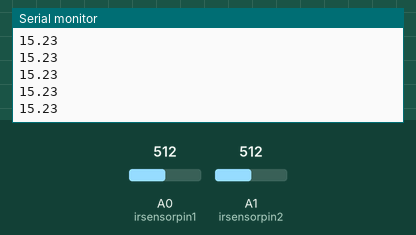
This sketch was run on a simulated Arduino Uno, built with avr-gcc and run on an emulated ATmega328P. On the bench: the last lines printed to the serial monitor. Inputs (shaded band) come from the test bench; at power-on: A0 (irsensorpin1) = 512, A1 (irsensorpin2) = 512.

Above: at 1.2 s.
1.3 s: A0 (irsensorpin1) set to 0
At 1.69 s:
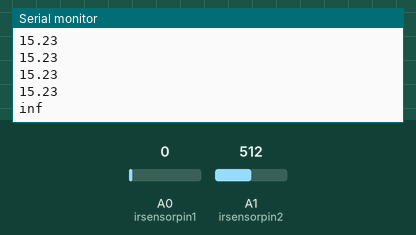
3.5 s: A0 (irsensorpin1) set to 122
At 3.69 s:
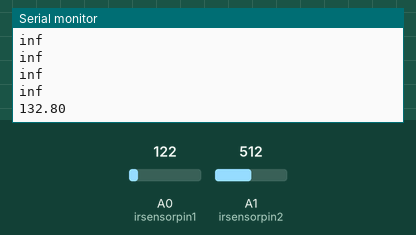

Measured:
- after the input at 1.3 s, the serial monitor: prints a new line after 0.21 s (image 1)
- after the input at 3.5 s, the serial monitor: prints a new line at once (image 2)

The sketch:

distanceSensor.ino
```cpp
/*=========================================================
Infra-Red distance measures: Send distance value in centimeters to serial
Written By Tiago A. on 21 Mar 2015
===========================================================
How to connect the sensor to the Arduino:
  sensor - arduino
     VCC - 5V
     Gnd - GND
     OUT - A0
     EN  - Do not connect

Briefing:
This program has the sole purpose of measuring distances with the Infra-Red sensor.
It uses a previous calculated regression to convert analogRead values into distance values.

How to use:
After uploading this program, the Arduino will start to send the distance of the sensor to the object through the serial port.
Don't forget to open the Serial Monitor in the Tools tab for debugging purposes. (Ctrl + Shift + M)
*/
const int irsensorpin1 = A0;
const int irsensorpin2 = A1;

void setup() {
  // put your setup code here, to run once:
  Serial.begin(9600);
}

void loop(){


  // Reads the InfraRed sensor analog values and convert into distance.
  int sensorValue1 = analogRead(irsensorpin1);
  double IRdistance1 = 187754 * pow(sensorValue1, -1.51);

  int sensorValue2 = analogRead(irsensorpin2);
  double IRdistance2 = 187754 * pow(sensorValue2, -1.51);

  //Serial.print("sensor 1");
  Serial.println(IRdistance1);
  //Serial.print("sensor 2");
  //Serial.println(IRdistance2);

  // A delay is added for a stable and precise input
  delay(250);
}
```
